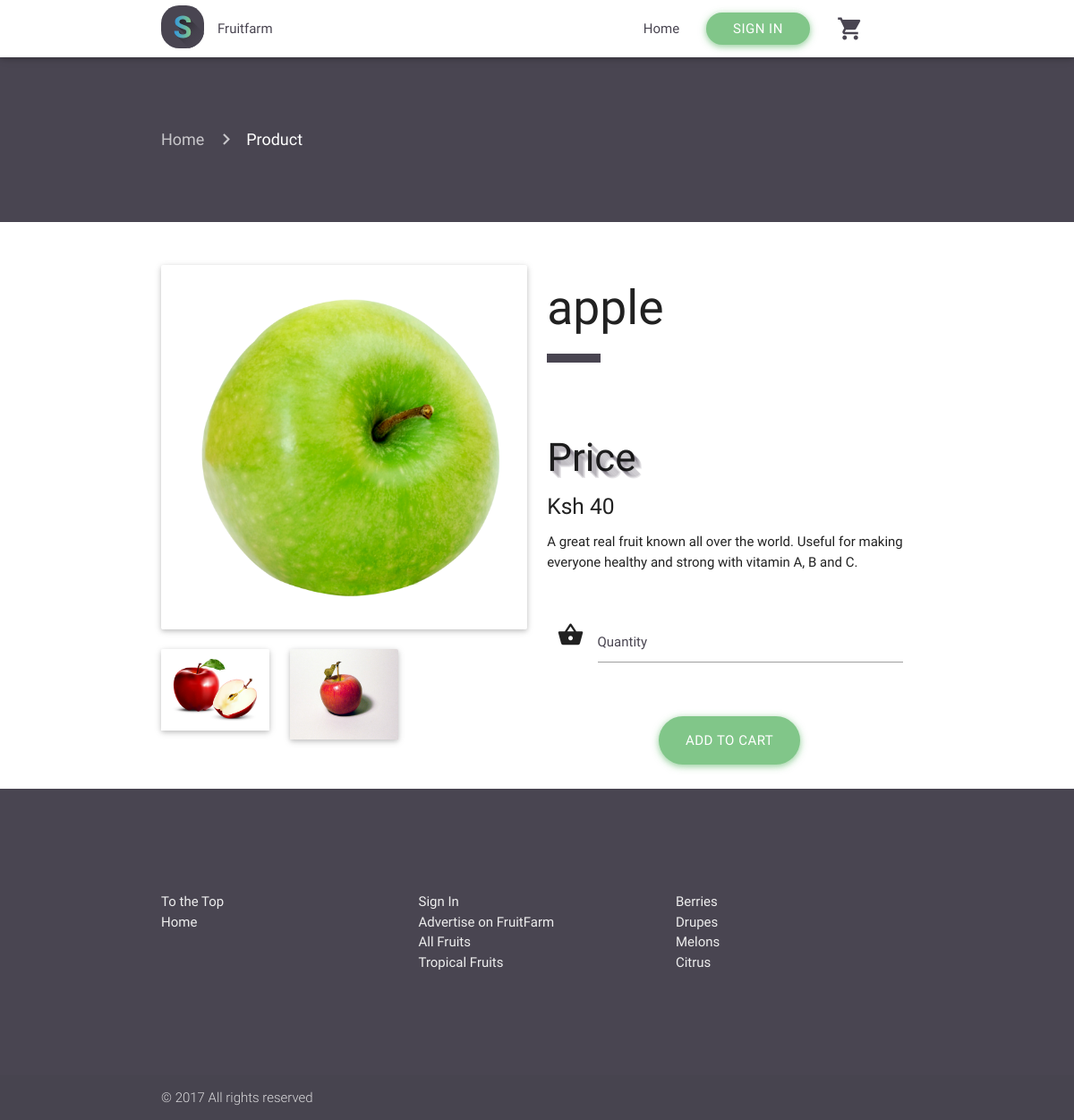
/product.php?id=6, run on the app's committed database.
### tables this page shows
CREATE TABLE IF NOT EXISTS `product` (
  `id` int(11) NOT NULL,
  `id_category` int(11) NOT NULL,
  `name` varchar(1000) NOT NULL,
  `description` varchar(1000) NOT NULL,
  `price` int(11) NOT NULL,
  `id_picture` int(11) NOT NULL,
  `thumbnail` varchar(1000) NOT NULL,
  `promo` varchar(1000) NOT NULL,
  `quantity` int(11) NOT NULL DEFAULT '50'
);

CREATE TABLE IF NOT EXISTS `pictures` (
  `id` int(11) NOT NULL,
  `picture` varchar(1000) NOT NULL,
  `id_produit` int(11) NOT NULL
);

### product.php (the view, shortened to what this page needs)
<?php
$id_product =$_GET['id'];
 require 'includes/header.php';
 require $nav;?>
 <div class="container-fluid product-page" id="top">
   <div class="container current-page">
      <nav>
        <div class="nav-wrapper">
          <div class="col s12">
            <a href="index" class="breadcrumb">Home</a>
            <a href="product.php?id=<? $id_product; ?>" class="breadcrumb">Product</a>
          </div>
        </div>
      </nav>
    </div>
   </div>
<div class="container-fluid product">
  <div class="container">
   <div class="row">
     <div class="col s12 m6">
        <div class="card">
          <div class="card-image">
            <?php
            include 'db.php';
            $queryproduct = "SELECT id, name, price, description, id_picture, thumbnail
              FROM product WHERE id = '{$id_product}'";
            $result1 = $connection->query($queryproduct);
            if ($result1->num_rows > 0) {
            while($rowproduct = $result1->fetch_assoc()) {
              $name_product = $rowproduct['name'];
              $price_product = $rowproduct['price'];
              $id_pic = $rowproduct['id_picture'];
              $description = $rowproduct['description'];
              $thumbnail_product = $rowproduct['thumbnail']; }}?>
            <img class="materialboxed" width="650" src="products/<?= $thumbnail_product; ?>" alt="">
          </div>
        </div>
       <div class="row">
         <?php
           $querypic = "SELECT picture, id_produit FROM pictures WHERE id_produit = '$id_pic'";
           $total = $connection->query($querypic);
           if ($total->num_rows > 0) {
           while($rowpic = $total->fetch_assoc()) {
             $pics = $rowpic['picture'];
          ?>
           <div class="col s12 m4">
             <div class="card hoverable">
               <div class="card-image">
                 <img class="materialboxed" width="650" src="productsimg/<?= $pics; ?>" alt="">
               </div>
             </div>
           </div>
         <?php }} ?>
       </div>
     </div>
     <div class="col s12 m6">
       <form method="post">
       <h2><?= $name_product; ?></h2>
       <div class="divider"></div>
       <div class="stuff">
        <h3 class="woow">Price</h3>
        <h5>Ksh <?= $price_product; ?></h5>
           <p><?= $description; ?></p>
          <div class="input-field col s12">
            <i class="material-icons prefix">shopping_basket</i>
            <input id="icon_prefix" type="number" name="quantity" min="1" class="validate" required>
            <label for="icon_prefix">Quantity</label>
          </div>
       <div class="center-align">
           <button type="submit" name="buy" class="btn-large meh button-rounded waves-effect waves-light ">Add to Cart</button>
       </div>
       </div>
        </form>
     </div>
   </div>
  </div>
</div>
<?php
 require 'includes/secondfooter.php';
 require 'includes/footer.php'; ?>

### includes/header.php (shortened to what this page needs)
<!DOCTYPE html>
<html>
  <head>
    <head>
      <link rel="stylesheet" href="src/css/font-awesome-4.6.3/css/font-awesome.min.css">
      <link type="text/css" rel="stylesheet" href="src/css/materialize.min.css"  media="screen,projection"/>
      <link rel="stylesheet" href="src/css/animate.css-master/animate.min.css">
      <link rel="stylesheet" href="src/css/style.css">
      <link rel='stylesheet' href='src/css/nprogress.css'/>
    </head>
  <body>

### includes/nav.php (shortened to what this page needs)
 <div class="navbar-fixed">
  <nav class="navblack">
    <div class="nav-wrapper nav-wrapper-2 container white">
    <ul class="left hide-on-med-and-down">
      <li><a href="index" class="brand"></a></li>
      <li><a href="index" class="dark-text">Fruitfarm</a></li>
    </ul>
    <ul  class="right hide-on-med-and-down">
        <li><a href="index" class="dark-text">Home</a></li>
      <li><a href="sign" class="waves-effect waves-light btn button-rounded">Sign In</a></li>
      <li><a href="cart" class="dark-text baskett"><i class="material-icons">shopping_cart</i>
        <span class="badge <?php if(!isset($_SESSION['item']) OR $_SESSION['item'] == 0) echo'hide'; ?>"><?= $_SESSION['item']; ?></span></a></li>
    </ul>
  </div>
  </nav>
</div>

### includes/secondfooter.php
<footer class="page-footer">
         <div class="container footer-info">
           <div class="row">
             <div class="col s12 l4 ">
               <ul>
                 <li><a class="grey-text text-lighten-3 animated slideInUp wow" href="#top">To the Top</a></li>
                 <li><a class="grey-text text-lighten-3 animated slideInUp wow" href="index">Home</a></li>
               </ul>
             </div>
             <div class="col s12 l4 ">
               <ul>
                 <li><a class="grey-text text-lighten-3 animated slideInUp wow" href="sign">Sign In</a></li>
                 <li><a class="grey-text text-lighten-3 animated slideInUp wow" href="sign">Advertise on FruitFarm</a></li>
                 <li><a class="grey-text text-lighten-3 animated slideInUp wow" href="category">All Fruits</a></li>
                 <li><a class="grey-text text-lighten-3 animated slideInUp wow" href="category">Tropical Fruits</a></li>
               </ul>
             </div>
             <div class="col s12 l4 ">
               <ul>
                 <li><a class="grey-text text-lighten-3 animated slideInUp wow" href="category">Berries</a></li>
                 <li><a class="grey-text text-lighten-3 animated slideInUp wow" href="category">Drupes</a></li>
                 <li><a class="grey-text text-lighten-3 animated slideInUp wow" href="category">Melons</a></li>
                 <li><a class="grey-text text-lighten-3 animated slideInUp wow" href="category">Citrus</a></li>
               </ul>
             </div>
           </div>
         </div>
         <div class="footer-copyright">
           <div class="container">
           © <?= Date('Y'); ?> All rights reserved
           </div>
         </div>
       </footer>

### includes/footer.php (shortened to what this page needs)
</body>
</html>

### src/css/style.css (style rules this page uses)
.navblack { background: #fff; }
.nav-wrapper-2 { padding-right: 40px; background: #fff !important; }
.nav-wrapper-2 .brand { background-image: url("../img/logo.svg"); background-repeat: no-repeat; background-position: center; background-size: cover; padding: 24px 24px; margin-top: 6px; transition: .5s; }
.nav-wrapper-2 .baskett { transition: .5s; }
.nav-wrapper-2 .dark-text { color: #494551 !important; }
.button-rounded { border-radius: 20px; background-color: #81C689; box-shadow: 0 2px 6px 0 rgba(129, 198, 137, 0.6), 0 2px 10px 0 rgba(129, 198, 137, 0.42); }
.page-footer { background-color: #494551 !important; }
.page-footer .footer-info { padding-top: 80px; padding-bottom: 80px; }
.product-page { padding-top: 60px; padding-bottom: 60px; background-color: #494551; }
.product-page nav { background: none; box-shadow: none; }
.product { padding-top: 40px; }
.product .divider { width: 60px !important; height: 10px; background-color: #494551; }
.product .stuff { padding-top: 60px; }
.product .stuff p { margin-bottom: 40px; }
.product .stuff .input-field { margin-bottom: 40px; }
.product .stuff .button-rounded { border-radius: 45px !important; }
.woow { text-shadow: rgba(73, 69, 81, 0.12) 1px 1px, rgba(73, 69, 81, 0.12) 2px 2px, rgba(73, 69, 81, 0.12) 3px 3px, rgba(73, 69, 81, 0.12) 4px 4px, rgba(73, 69, 81, 0.12) 5px 5px, rgba(73, 69, 81, 0.12) 6px 6px, rgba(73, 69, 81, 0.12) 7px 7px, rgba(73, 69, 81, 0.12) 8px 8px; }
.input-field label { color: #494551; }
.material-icons { font-family: 'Material Icons'; font-weight: normal; font-style: normal; font-size: 24px; line-height: 1; letter-spacing: normal; text-transform: none; display: inline-block; white-space: nowrap; word-wrap: normal; direction: ltr; -webkit-font-feature-settings: 'liga'; -webkit-font-smoothing: antialiased; }

### data on the page
product: thumbnail (picture), name "apple", price "40", description "A great real fruit known all over the world. Useful for making everyone healthy and strong with vitamin A, B and C."
pictures: picture (picture)
pictures: picture (picture)

### other printed values
Date('Y') "2017"
